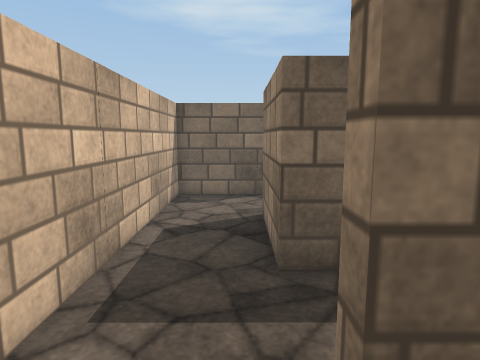
view 1 (above)

13 first-person views from a walk through a 3-D level made in the Unity game engine. The camera is 1.3 m above the floor, tilts 8° down and sees 75° across. The floor is counted in squares, 0.5 m on a side. Each view is taken from the middle of a square. On the plan, view 1 faces up. The plan holds only what a view shows up to about 20 squares ahead; the rest is blank. The place goes on beyond the plan. Surface patterns are stand-ins for the level's own textures.

view 2
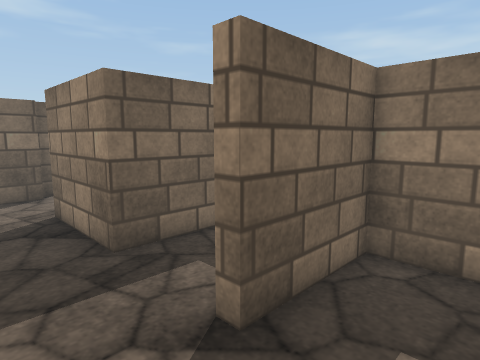

view 3
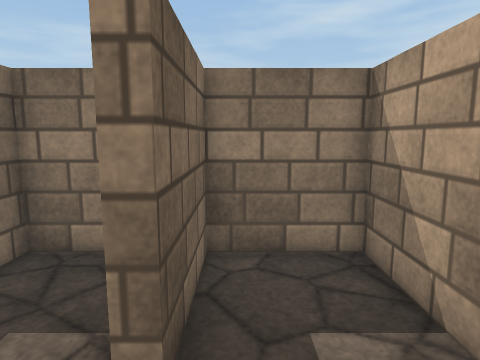

view 4
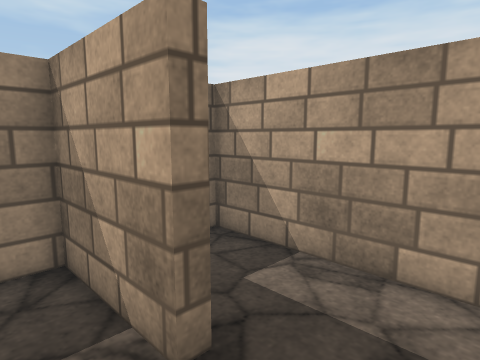

view 5
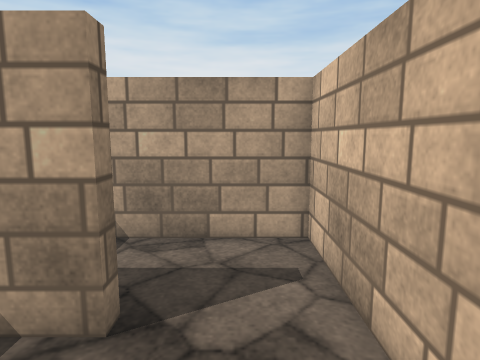

view 6
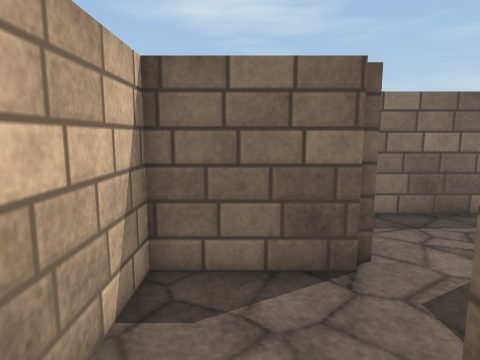

view 7
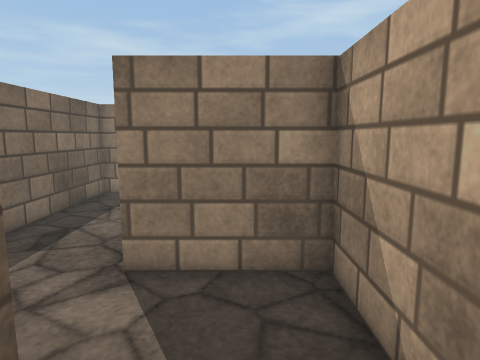

view 8
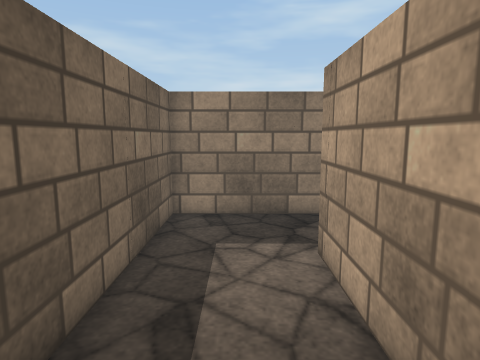

view 9
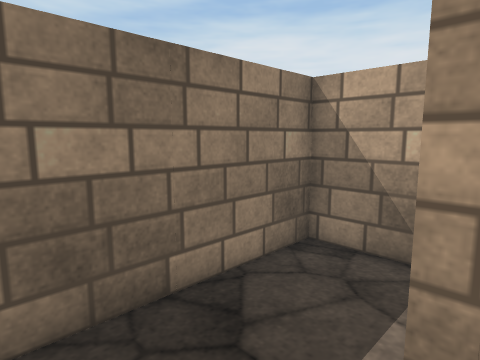

view 10
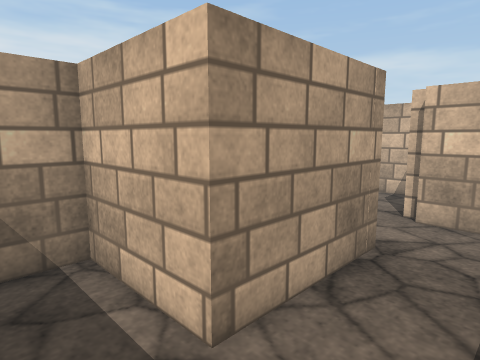

view 11
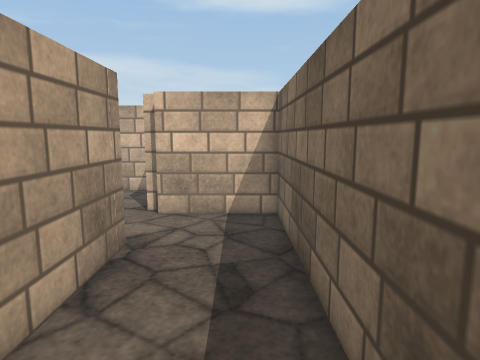

view 12
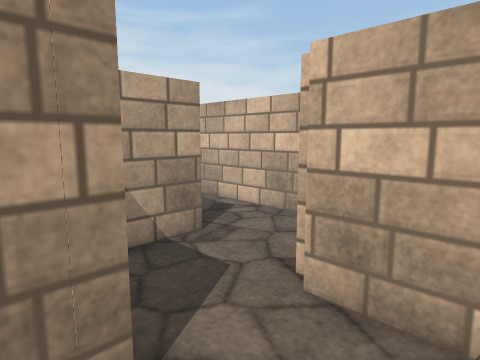

view 13
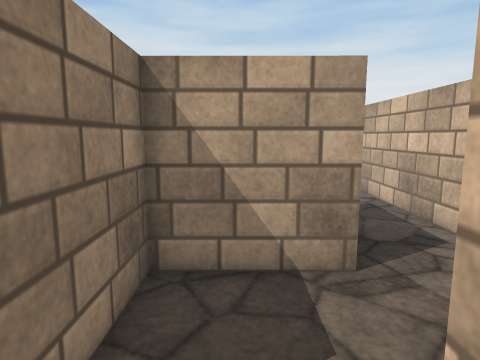

### Floor plan
Ten units are one square. View 1 is at (0, 0); x grows to the right and y downward. Boxes are objects, and circles mark ways between rooms. Rooms are numbered by the first view taken in them; rooms with no view inside come last. Other rooms are left out.
<svg viewBox="-33 -188 171 211">
<path fill="none" stroke="#000" d="M-28 -24 -28 18 48 18 48 -17 8 -17 8 -22M12 -137 -28 -137 -28 -24M8 -22 48 -22 47 -58 7 -57 7 -102 25 -102M17 -142 12 -142M47 -142 97 -143 97 -103 133 -103 132 -183 17 -182 17 -142M12 -142 12 -137M25 -102 47 -102 47 -142"/>
<circle cx="-10" cy="-20" r="3" fill="#2a7"/>
<circle cx="15" cy="-120" r="3" fill="#2a7"/>
<circle cx="35" cy="-140" r="3" fill="#2a7"/>
<text x="10" y="0">1</text>
<text x="0" y="-80">2</text>
<text x="80" y="-150">3</text>
<text x="30" y="-130">4</text>
</svg>
Room 1 opens to room 2. Room 2 opens to room 4. Room 3 opens to room 4.

Where each view was taken, in squares from view 1:
view 1: 0 up, 0 right, facing up
view 2: 1 down, 2 left, facing up-right
view 3: 1 up, 2 left, facing right
view 4: 4 up, 2 left, facing down-right
view 5: 6 up, 1 left, facing down
view 6: 8 up, 1 left, facing up
view 7: 12 up, 1 left, facing right
view 8: 16 up, 3 right, facing right
view 9: 17 up, 9 right, facing down-right
view 10: 17 up, 12 right, facing down-left
view 11: 17 up, 12 right, facing left
view 12: 17 up, 6 right, facing down-left
view 13: 16 up, 3 right, facing down
